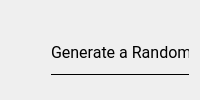
         <widget class="QWidget" name="widgetGenerate">
          <layout class="QHBoxLayout" name="horizontalLayout_6">
           <item>
            <widget class="QFrame" name="frameGenerate">
             <property name="font">
              <font>
               <pointsize>10</pointsize>
              </font>
             </property>
             <property name="frameShape">
              <enum>QFrame::NoFrame</enum>
             </property>
             <property name="frameShadow">
              <enum>QFrame::Raised</enum>
             </property>
             <widget class="QGroupBox" name="groupBox_2">
              <property name="geometry">
               <rect>
                <x>39</x>
                <y>230</y>
                <width>530</width>
                <height>71</height>
               </rect>
              </property>
              <property name="font">
               <font>
                <family>Roboto</family>
                <pointsize>8</pointsize>
               </font>
              </property>
              <property name="title">
               <string>Password length</string>
              </property>
              <layout class="QHBoxLayout" name="horizontalLayout_4">
               <item>
                <widget class="QSpinBox" name="spinBox">
                 <property name="minimumSize">
                  <size>
                   <width>0</width>
                   <height>25</height>
                  </size>
                 </property>
                 <property name="font">
                  <font>
                   <family>Roboto</family>
                   <pointsize>10</pointsize>
                  </font>
                 </property>
                 <property name="wrapping">
                  <bool>false</bool>
                 </property>
                 <property name="frame">
                  <bool>true</bool>
                 </property>
                 <property name="accelerated">
                  <bool>false</bool>
                 </property>
                 <property name="showGroupSeparator" stdset="0">
                  <bool>false</bool>
                 </property>
                 <property name="minimum">
                  <number>8</number>
                 </property>
                 <property name="maximum">
                  <number>50</number>
                 </property>
                 <property name="value">
                  <number>15</number>
                 </property>
                </widget>
               </item>
               <item>
                <widget class="QSlider" name="horizontalSlider">
                 <property name="minimumSize">
                  <size>
                   <width>0</width>
                   <height>20</height>
                  </size>
                 </property>
                 <property name="font">
                  <font>
                   <family>Roboto</family>
                  </font>
                 </property>
                 <property name="cursor">
                  <cursorShape>PointingHandCursor</cursorShape>
                 </property>
                 <property name="minimum">
                  <number>8</number>
                 </property>
                 <property name="maximum">
                  <number>50</number>
                 </property>
                 <property name="value">
                  <number>15</number>
                 </property>
                 <property name="orientation">
                  <enum>Qt::Horizontal</enum>
                 </property>
                 <property name="invertedAppearance">
                  <bool>false</bool>
                 </property>
                 <property name="invertedControls">
                  <bool>false</bool>
                 </property>
                </widget>
               </item>
              </layout>
             </widget>
             <widget class="QGroupBox" name="groupBox">
              <property name="geometry">
               <rect>
                <x>39</x>
                <y>320</y>
                <width>530</width>
                <height>142</height>
               </rect>
              </property>
              <property name="font">
               <font>
                <family>Roboto</family>
                <pointsize>8</pointsize>
               </font>
              </property>
              <property name="title">
               <string>Character types</string>
              </property>
              <layout class="QVBoxLayout" name="verticalLayout_5">
               <item>
                <widget class="QCheckBox" name="checkBoxUpper">
                 <property name="font">
                  <font>
                   <family>Roboto</family>
                   <pointsize>10</pointsize>
                  </font>
                 </property>
                 <property name="text">
                  <string>Uppercase (A-Z)</string>
                 </property>
                 <property name="checked">
                  <bool>true</bool>
                 </property>
                </widget>
               </item>
               <item>
                <widget class="QCheckBox" name="checkBoxLower">
                 <property name="font">
                  <font>
                   <family>Roboto</family>
                   <pointsize>10</pointsize>
                  </font>
                 </property>
                 <property name="text">
                  <string>Lowercase (a-z)</string>
                 </property>
                 <property name="checked">
                  <bool>true</bool>
                 </property>
                </widget>
               </item>
               <item>
                <widget class="QCheckBox" name="checkBoxDigits">
                 <property name="font">
                  <font>
                   <family>Roboto</family>
                   <pointsize>10</pointsize>
                  </font>
                 </property>
                 <property name="text">
                  <string>Digits (0-9)</string>
                 </property>
                 <property name="checked">
                  <bool>true</bool>
                 </property>
                </widget>
               </item>
               <item>
                <widget class="QCheckBox" name="checkBoxSymbols">
                 <property name="font">
                  <font>
                   <family>Roboto</family>
                   <pointsize>10</pointsize>
                  </font>
                 </property>
                 <property name="text">
                  <string>Symbols (@%$!&amp;?#)</string>
                 </property>
                 <property name="checked">
                  <bool>true</bool>
                 </property>
                </widget>
               </item>
              </layout>
             </widget>
             <widget class="QGroupBox" name="groupBox_3">
              <property name="geometry">
               <rect>
                <x>40</x>
                <y>100</y>
                <width>530</width>
                <height>61</height>
               </rect>
              </property>
              <property name="font">
               <font>
                <family>Roboto</family>
                <pointsize>8</pointsize>
               </font>
              </property>
              <property name="title">
               <string>Random password</string>
              </property>
              <layout class="QVBoxLayout" name="verticalLayout_11">
               <item>
                <widget class="QLabel" name="labelGeneratedPwd">
                 <property name="font">
                  <font>
                   <family>Consolas</family>
                   <pointsize>10</pointsize>
                  </font>
                 </property>
                 <property name="cursor">
                  <cursorShape>IBeamCursor</cursorShape>
                 </property>
                 <property name="frameShape">
                  <enum>QFrame::StyledPanel</enum>
                 </property>
                 <property name="frameShadow">
                  <enum>QFrame::Plain</enum>
                 </property>
                 <property name="text">
                  <string/>
                 </property>
                 <property name="wordWrap">
                  <bool>false</bool>
                 </property>
                 <property name="textInteractionFlags">
                  <set>Qt::LinksAccessibleByMouse|Qt::TextSelectableByMouse</set>
                 </property>
                </widget>
               </item>
              </layout>
             </widget>
             <widget class="QFrame" name="frameFormButtons_2">
              <property name="geometry">
               <rect>
                <x>40</x>
                <y>170</y>
                <width>261</width>
                <height>31</height>
               </rect>
              </property>
              <property name="font">
               <font>
                <family>Roboto</family>
               </font>
              </property>
              <property name="frameShape">
               <enum>QFrame::NoFrame</enum>
              </property>
              <layout class="QHBoxLayout" name="horizontalLayout_9">
               <property name="leftMargin">
                <number>0</number>
               </property>
               <property name="topMargin">
                <number>0</number>
               </property>
               <property name="rightMargin">
                <number>0</number>
               </property>
               <property name="bottomMargin">
                <number>0</number>
               </property>
               <item>
                <widget class="QPushButton" name="buttonRegenerate">
                 <property name="sizePolicy">
                  <sizepolicy hsizetype="Preferred" vsizetype="Preferred">
                   <horstretch>0</horstretch>
                   <verstretch>0</verstretch>
                  </sizepolicy>
                 </property>
                 <property name="minimumSize">
                  <size>
                   <width>120</width>
                   <height>27</height>
                  </size>
                 </property>
                 <property name="maximumSize">
                  <size>
                   <width>120</width>
                   <height>27</height>
                  </size>
                 </property>
                 <property name="font">
                  <font>
                   <family>Roboto</family>
                  </font>
                 </property>
                 <property name="cursor">
                  <cursorShape>PointingHandCursor</cursorShape>
                 </property>
                 <property name="text">
                  <string>Regenerate</string>
                 </property>
                 <property name="icon">
                  <iconset>
                   <normaloff>icons/refresh.svg</normaloff>icons/refresh.svg</iconset>
                 </property>
                 <property name="iconSize">
                  <size>
                   <width>10</width>
                   <height>10</height>
                  </size>
                 </property>
                </widget>
               </item>
               <item>
                <widget class="QPushButton" name="buttonCopyRandomPassword">
                 <property name="sizePolicy">
                  <sizepolicy hsizetype="Preferred" vsizetype="Preferred">
                   <horstretch>0</horstretch>
                   <verstretch>0</verstretch>
                  </sizepolicy>
                 </property>
                 <property name="minimumSize">
                  <size>
                   <width>135</width>
                   <height>27</height>
                  </size>
                 </property>
                 <property name="maximumSize">
                  <size>
                   <width>135</width>
                   <height>27</height>
                  </size>
                 </property>
                 <property name="font">
                  <font>
                   <family>Roboto</family>
                  </font>
                 </property>
                 <property name="cursor">
                  <cursorShape>PointingHandCursor</cursorShape>
                 </property>
                 <property name="text">
                  <string>Copy Password</string>
                 </property>
                 <property name="icon">
                  <iconset>
                   <normaloff>icons/copy.svg</normaloff>icons/copy.svg</iconset>
                 </property>
                 <property name="iconSize">
                  <size>
                   <width>10</width>
                   <height>10</height>
                  </size>
                 </property>
                </widget>
               </item>
              </layout>
             </widget>
             <widget class="QFrame" name="frame_6">
              <property name="geometry">
               <rect>
                <x>40</x>
                <y>20</y>
                <width>530</width>
                <height>45</height>
               </rect>
              </property>
              <property name="frameShape">
               <enum>QFrame::NoFrame</enum>
              </property>
              <property name="frameShadow">
               <enum>QFrame::Raised</enum>
              </property>
              <layout class="QVBoxLayout" name="verticalLayout_19">
               <property name="spacing">
                <number>0</number>
               </property>
               <property name="leftMargin">
                <number>0</number>
               </property>
               <property name="topMargin">
                <number>0</number>
               </property>
               <property name="rightMargin">
                <number>0</number>
               </property>
               <property name="bottomMargin">
                <number>0</number>
               </property>
               <item>
                <widget class="QLabel" name="labelHeading_6">
                 <property name="font">
                  <font>
                   <family>Roboto</family>
                   <pointsize>12</pointsize>
                  </font>
                 </property>
                 <property name="text">
                  <string>Generate a Random Password</string>
                 </property>
                 <property name="alignment">
                  <set>Qt::AlignLeading|Qt::AlignLeft|Qt::AlignVCenter</set>
                 </property>
                </widget>
               </item>
               <item>
                <widget class="Line" name="line_3">
                 <property name="frameShadow">
                  <enum>QFrame::Plain</enum>
                 </property>
                 <property name="lineWidth">
                  <number>1</number>
                 </property>
                 <property name="orientation">
                  <enum>Qt::Horizontal</enum>
                 </property>
                </widget>
               </item>
              </layout>
             </widget>
            </widget>
           </item>
          </layout>
         </widget>
